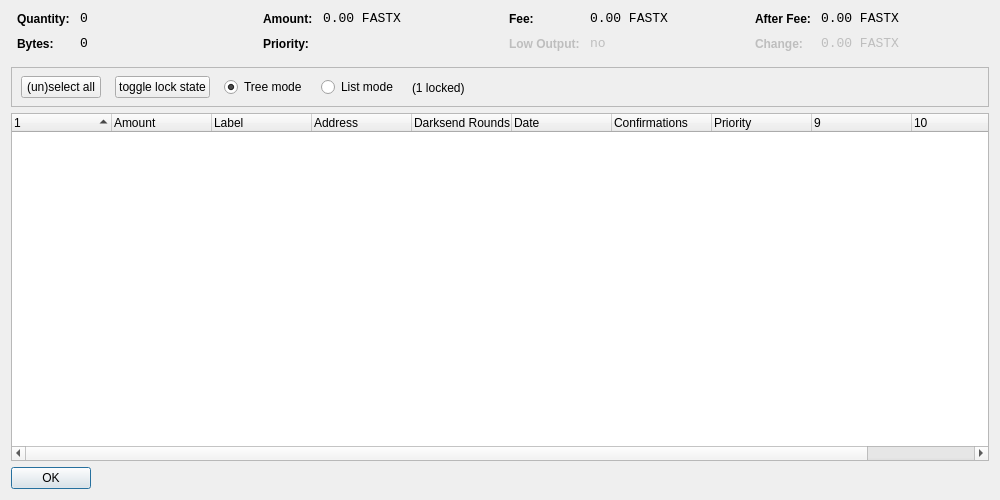
<?xml version="1.0" encoding="UTF-8"?>
<ui version="4.0">
 <class>CoinControlDialog</class>
 <widget class="QDialog" name="CoinControlDialog">
  <property name="geometry">
   <rect>
    <x>0</x>
    <y>0</y>
    <width>1000</width>
    <height>500</height>
   </rect>
  </property>
  <property name="windowTitle">
   <string>Coin Control</string>
  </property>
  <layout class="QVBoxLayout" name="verticalLayout">
   <item>
    <layout class="QHBoxLayout" name="horizontalLayoutTop" stretch="0,0,0,0">
     <property name="topMargin">
      <number>0</number>
     </property>
     <property name="bottomMargin">
      <number>10</number>
     </property>
     <item>
      <layout class="QFormLayout" name="formLayoutCoinControl1">
       <property name="horizontalSpacing">
        <number>10</number>
       </property>
       <property name="verticalSpacing">
        <number>10</number>
       </property>
       <property name="leftMargin">
        <number>6</number>
       </property>
       <property name="rightMargin">
        <number>6</number>
       </property>
       <item row="0" column="0">
        <widget class="QLabel" name="labelCoinControlQuantityText">
         <property name="styleSheet">
          <string notr="true">font-weight:bold;</string>
         </property>
         <property name="text">
          <string>Quantity:</string>
         </property>
        </widget>
       </item>
       <item row="0" column="1">
        <widget class="QLabel" name="labelCoinControlQuantity">
         <property name="font">
          <font>
           <family>Monospace</family>
           <pointsize>10</pointsize>
          </font>
         </property>
         <property name="cursor">
          <cursorShape>IBeamCursor</cursorShape>
         </property>
         <property name="contextMenuPolicy">
          <enum>Qt::ActionsContextMenu</enum>
         </property>
         <property name="text">
          <string notr="true">0</string>
         </property>
         <property name="textInteractionFlags">
          <set>Qt::LinksAccessibleByMouse|Qt::TextSelectableByKeyboard|Qt::TextSelectableByMouse</set>
         </property>
        </widget>
       </item>
       <item row="1" column="0">
        <widget class="QLabel" name="labelCoinControlBytesText">
         <property name="styleSheet">
          <string notr="true">font-weight:bold;</string>
         </property>
         <property name="text">
          <string>Bytes:</string>
         </property>
        </widget>
       </item>
       <item row="1" column="1">
        <widget class="QLabel" name="labelCoinControlBytes">
         <property name="font">
          <font>
           <family>Monospace</family>
           <pointsize>10</pointsize>
          </font>
         </property>
         <property name="cursor">
          <cursorShape>IBeamCursor</cursorShape>
         </property>
         <property name="contextMenuPolicy">
          <enum>Qt::ActionsContextMenu</enum>
         </property>
         <property name="text">
          <string notr="true">0</string>
         </property>
         <property name="textInteractionFlags">
          <set>Qt::LinksAccessibleByMouse|Qt::TextSelectableByKeyboard|Qt::TextSelectableByMouse</set>
         </property>
        </widget>
       </item>
      </layout>
     </item>
     <item>
      <layout class="QFormLayout" name="formLayoutCoinControl2">
       <property name="horizontalSpacing">
        <number>10</number>
       </property>
       <property name="verticalSpacing">
        <number>10</number>
       </property>
       <property name="leftMargin">
        <number>6</number>
       </property>
       <property name="rightMargin">
        <number>6</number>
       </property>
       <item row="0" column="0">
        <widget class="QLabel" name="labelCoinControlAmountText">
         <property name="styleSheet">
          <string notr="true">font-weight:bold;</string>
         </property>
         <property name="text">
          <string>Amount:</string>
         </property>
        </widget>
       </item>
       <item row="0" column="1">
        <widget class="QLabel" name="labelCoinControlAmount">
         <property name="font">
          <font>
           <family>Monospace</family>
           <pointsize>10</pointsize>
          </font>
         </property>
         <property name="cursor">
          <cursorShape>IBeamCursor</cursorShape>
         </property>
         <property name="contextMenuPolicy">
          <enum>Qt::ActionsContextMenu</enum>
         </property>
         <property name="text">
          <string notr="true">0.00 FASTX</string>
         </property>
         <property name="textInteractionFlags">
          <set>Qt::LinksAccessibleByMouse|Qt::TextSelectableByKeyboard|Qt::TextSelectableByMouse</set>
         </property>
        </widget>
       </item>
       <item row="1" column="0">
        <widget class="QLabel" name="labelCoinControlPriorityText">
         <property name="styleSheet">
          <string notr="true">font-weight:bold;</string>
         </property>
         <property name="text">
          <string>Priority:</string>
         </property>
        </widget>
       </item>
       <item row="1" column="1">
        <widget class="QLabel" name="labelCoinControlPriority">
         <property name="font">
          <font>
           <family>Monospace</family>
           <pointsize>10</pointsize>
          </font>
         </property>
         <property name="cursor">
          <cursorShape>IBeamCursor</cursorShape>
         </property>
         <property name="contextMenuPolicy">
          <enum>Qt::ActionsContextMenu</enum>
         </property>
         <property name="text">
          <string/>
         </property>
         <property name="textInteractionFlags">
          <set>Qt::LinksAccessibleByMouse|Qt::TextSelectableByKeyboard|Qt::TextSelectableByMouse</set>
         </property>
        </widget>
       </item>
      </layout>
     </item>
     <item>
      <layout class="QFormLayout" name="formLayoutCoinControl3">
       <property name="horizontalSpacing">
        <number>10</number>
       </property>
       <property name="verticalSpacing">
        <number>10</number>
       </property>
       <property name="leftMargin">
        <number>6</number>
       </property>
       <property name="rightMargin">
        <number>6</number>
       </property>
       <item row="0" column="0">
        <widget class="QLabel" name="labelCoinControlFeeText">
         <property name="styleSheet">
          <string notr="true">font-weight:bold;</string>
         </property>
         <property name="text">
          <string>Fee:</string>
         </property>
        </widget>
       </item>
       <item row="0" column="1">
        <widget class="QLabel" name="labelCoinControlFee">
         <property name="font">
          <font>
           <family>Monospace</family>
           <pointsize>10</pointsize>
          </font>
         </property>
         <property name="cursor">
          <cursorShape>IBeamCursor</cursorShape>
         </property>
         <property name="contextMenuPolicy">
          <enum>Qt::ActionsContextMenu</enum>
         </property>
         <property name="text">
          <string notr="true">0.00 FASTX</string>
         </property>
         <property name="textInteractionFlags">
          <set>Qt::LinksAccessibleByMouse|Qt::TextSelectableByKeyboard|Qt::TextSelectableByMouse</set>
         </property>
        </widget>
       </item>
       <item row="1" column="0">
        <widget class="QLabel" name="labelCoinControlLowOutputText">
         <property name="enabled">
          <bool>false</bool>
         </property>
         <property name="styleSheet">
          <string notr="true">font-weight:bold;</string>
         </property>
         <property name="text">
          <string>Low Output:</string>
         </property>
        </widget>
       </item>
       <item row="1" column="1">
        <widget class="QLabel" name="labelCoinControlLowOutput">
         <property name="enabled">
          <bool>false</bool>
         </property>
         <property name="font">
          <font>
           <family>Monospace</family>
           <pointsize>10</pointsize>
          </font>
         </property>
         <property name="cursor">
          <cursorShape>IBeamCursor</cursorShape>
         </property>
         <property name="contextMenuPolicy">
          <enum>Qt::ActionsContextMenu</enum>
         </property>
         <property name="text">
          <string notr="true">no</string>
         </property>
         <property name="textInteractionFlags">
          <set>Qt::LinksAccessibleByMouse|Qt::TextSelectableByKeyboard|Qt::TextSelectableByMouse</set>
         </property>
        </widget>
       </item>
      </layout>
     </item>
     <item>
      <layout class="QFormLayout" name="formLayoutCoinControl4">
       <property name="horizontalSpacing">
        <number>10</number>
       </property>
       <property name="verticalSpacing">
        <number>10</number>
       </property>
       <property name="leftMargin">
        <number>6</number>
       </property>
       <property name="rightMargin">
        <number>6</number>
       </property>
       <item row="0" column="0">
        <widget class="QLabel" name="labelCoinControlAfterFeeText">
         <property name="styleSheet">
          <string notr="true">font-weight:bold;</string>
         </property>
         <property name="text">
          <string>After Fee:</string>
         </property>
        </widget>
       </item>
       <item row="0" column="1">
        <widget class="QLabel" name="labelCoinControlAfterFee">
         <property name="font">
          <font>
           <family>Monospace</family>
           <pointsize>10</pointsize>
          </font>
         </property>
         <property name="cursor">
          <cursorShape>IBeamCursor</cursorShape>
         </property>
         <property name="contextMenuPolicy">
          <enum>Qt::ActionsContextMenu</enum>
         </property>
         <property name="text">
          <string notr="true">0.00 FASTX</string>
         </property>
         <property name="textInteractionFlags">
          <set>Qt::LinksAccessibleByMouse|Qt::TextSelectableByKeyboard|Qt::TextSelectableByMouse</set>
         </property>
        </widget>
       </item>
       <item row="1" column="0">
        <widget class="QLabel" name="labelCoinControlChangeText">
         <property name="enabled">
          <bool>false</bool>
         </property>
         <property name="styleSheet">
          <string notr="true">font-weight:bold;</string>
         </property>
         <property name="text">
          <string>Change:</string>
         </property>
        </widget>
       </item>
       <item row="1" column="1">
        <widget class="QLabel" name="labelCoinControlChange">
         <property name="enabled">
          <bool>false</bool>
         </property>
         <property name="font">
          <font>
           <family>Monospace</family>
           <pointsize>10</pointsize>
          </font>
         </property>
         <property name="cursor">
          <cursorShape>IBeamCursor</cursorShape>
         </property>
         <property name="contextMenuPolicy">
          <enum>Qt::ActionsContextMenu</enum>
         </property>
         <property name="text">
          <string notr="true">0.00 FASTX</string>
         </property>
         <property name="textInteractionFlags">
          <set>Qt::LinksAccessibleByMouse|Qt::TextSelectableByKeyboard|Qt::TextSelectableByMouse</set>
         </property>
        </widget>
       </item>
      </layout>
     </item>
    </layout>
   </item>
   <item>
    <widget class="QFrame" name="frame">
     <property name="minimumSize">
      <size>
       <width>0</width>
       <height>40</height>
      </size>
     </property>
     <property name="frameShape">
      <enum>QFrame::StyledPanel</enum>
     </property>
     <property name="frameShadow">
      <enum>QFrame::Sunken</enum>
     </property>
     <widget class="QWidget" name="horizontalLayoutWidget">
      <property name="geometry">
       <rect>
        <x>10</x>
        <y>0</y>
        <width>781</width>
        <height>41</height>
       </rect>
      </property>
      <layout class="QHBoxLayout" name="horizontalLayoutPanel" stretch="0,0,0,0,0">
       <property name="spacing">
        <number>14</number>
       </property>
       <item>
        <widget class="QPushButton" name="pushButtonSelectAll">
         <property name="sizePolicy">
          <sizepolicy hsizetype="Maximum" vsizetype="Fixed">
           <horstretch>0</horstretch>
           <verstretch>0</verstretch>
          </sizepolicy>
         </property>
         <property name="text">
          <string>(un)select all</string>
         </property>
        </widget>
       </item>
        <item>
         <widget class="QPushButton" name="pushButtonToggleLock">
          <property name="sizePolicy">
           <sizepolicy hsizetype="Maximum" vsizetype="Fixed">
            <horstretch>0</horstretch>
            <verstretch>0</verstretch>
           </sizepolicy>
          </property>
          <property name="text">
           <string>toggle lock state</string>
          </property>
          <property name="autoDefault">
           <bool>false</bool>
          </property>
         </widget>
        </item>
       <item>
        <widget class="QRadioButton" name="radioTreeMode">
         <property name="sizePolicy">
          <sizepolicy hsizetype="Maximum" vsizetype="Fixed">
           <horstretch>0</horstretch>
           <verstretch>0</verstretch>
          </sizepolicy>
         </property>
         <property name="text">
          <string>Tree mode</string>
         </property>
         <property name="checked">
          <bool>true</bool>
         </property>
        </widget>
       </item>
       <item>
        <widget class="QRadioButton" name="radioListMode">
         <property name="sizePolicy">
          <sizepolicy hsizetype="Maximum" vsizetype="Fixed">
           <horstretch>0</horstretch>
           <verstretch>0</verstretch>
          </sizepolicy>
         </property>
         <property name="text">
          <string>List mode</string>
         </property>
        </widget>
       </item>
        <item>
         <widget class="QLabel" name="labelLocked">
          <property name="text">
           <string>(1 locked)</string>
          </property>
         </widget>
        </item>
       <item>
        <spacer name="horizontalSpacer">
         <property name="orientation">
          <enum>Qt::Horizontal</enum>
         </property>
         <property name="sizeHint" stdset="0">
          <size>
           <width>40</width>
           <height>20</height>
          </size>
         </property>
        </spacer>
       </item>
      </layout>
     </widget>
    </widget>
   </item>
   <item>
    <widget class="CoinControlTreeWidget" name="treeWidget">
     <property name="contextMenuPolicy">
      <enum>Qt::CustomContextMenu</enum>
     </property>
     <property name="sortingEnabled">
      <bool>false</bool>
     </property>
     <property name="columnCount">
      <number>11</number>
     </property>
     <attribute name="headerShowSortIndicator" stdset="0">
      <bool>true</bool>
     </attribute>
     <attribute name="headerStretchLastSection">
      <bool>false</bool>
     </attribute>
     <column>
      <property name="text">
       <string/>
      </property>
     </column>
     <column>
      <property name="text">
       <string>Amount</string>
      </property>
     </column>
     <column>
      <property name="text">
       <string>Label</string>
      </property>
     </column>
     <column>
      <property name="text">
       <string>Address</string>
      </property>
     </column>
     <column>
      <property name="text">
       <string>Darksend Rounds</string>
      </property>
    </column>
     <column>
      <property name="text">
       <string>Date</string>
      </property>
     </column>
     <column>
      <property name="text">
       <string>Confirmations</string>
      </property>
      <property name="toolTip">
       <string>Confirmed</string>
      </property>
     </column>
     <column>
      <property name="text">
       <string>Priority</string>
      </property>
     </column>
     <column>
      <property name="text">
       <string/>
      </property>
     </column>
     <column>
      <property name="text">
       <string/>
      </property>
     </column>
     <column>
      <property name="text">
       <string/>
      </property>
     </column>
     <column>
      <property name="text">
       <string/>
      </property>
     </column>
    </widget>
   </item>
   <item>
    <widget class="QDialogButtonBox" name="buttonBox">
     <property name="sizePolicy">
      <sizepolicy hsizetype="Maximum" vsizetype="Fixed">
       <horstretch>0</horstretch>
       <verstretch>0</verstretch>
      </sizepolicy>
     </property>
     <property name="orientation">
      <enum>Qt::Horizontal</enum>
     </property>
     <property name="standardButtons">
      <set>QDialogButtonBox::Ok</set>
     </property>
    </widget>
   </item>
  </layout>
 </widget>
 <customwidgets>
  <customwidget>
   <class>CoinControlTreeWidget</class>
   <extends>QTreeWidget</extends>
   <header>coincontroltreewidget.h</header>
  </customwidget>
 </customwidgets>
 <resources/>
 <connections/>
</ui>
